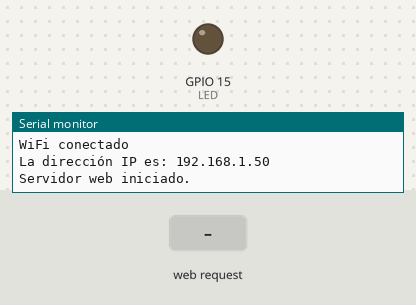
A sketch run on a simulated ESP32. Parts: output pins drawn as LEDs (lit = HIGH), the last lines printed to the serial monitor. The test bench sets the inputs (shaded band). WiFi joins after 1.5 s; servers stay silent unless stated.

Above: at 3.2 s.
3.3 s: HTTP request GET /on2 received
At 4.4 s:
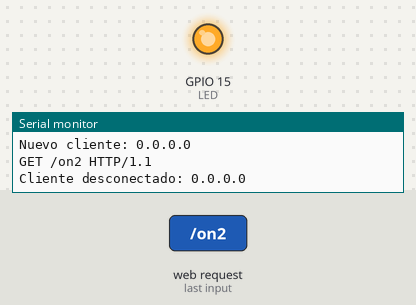
4.8 s: HTTP request GET /off2 received
At 5.6 s:
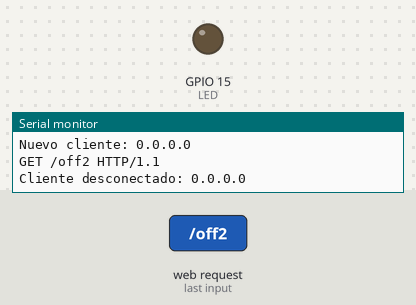
Timing chart, 0 to 7.8 s (numbered marks = the images above; inputs shaded):
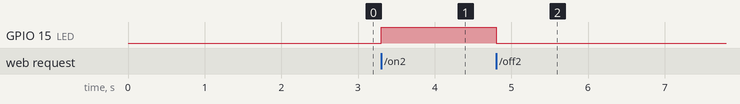

Measured:
- after the input at 3.3 s, GPIO 15 (LED): LOW → HIGH at once
- after the input at 4.8 s, GPIO 15 (LED): HIGH → LOW at once

The sketch:

05-LEDext.ino
```cpp
#include <WiFi.h>
#include <WiFiClient.h>

const char* ssid = "IoT";
const char* password = "1t3s0IoT23";
WiFiServer server(80);

// Usar el pin 15 GPIO
#define LED 15

String estado = "";

void setup() {
    Serial.begin(115200);
    pinMode(LED, OUTPUT);
    digitalWrite(LED, LOW);

    // Conectando a WiFi
    WiFi.begin(ssid, password);

    // Checa si esta conectado
    while (WiFi.status() != WL_CONNECTED) {
        delay(1000);
        Serial.print(".");
    }
    Serial.println("");
    Serial.println("WiFi conectado");
    Serial.print("La dirección IP es: ");
    Serial.println(WiFi.localIP()); // Muestra IP

    // Inicio del Servidor web.
    server.begin();
    Serial.println("Servidor web iniciado.");
}

void loop() {
    // Consulta si se ha conectado algún cliente.
    WiFiClient client = server.available();
    if (!client) {
        return;
    }
    Serial.print("Nuevo cliente: ");
    Serial.println(client.remoteIP());

    // Espera hasta que el cliente envíe datos.
    while (!client.available()) {
        delay(1);
    }

    // Lee la información enviada por el cliente.
    String req = client.readStringUntil('\r');
    Serial.println(req);

    // Realiza la petición del cliente.
    if (req.indexOf("/on2") != -1) {
        digitalWrite(LED, HIGH);
        estado = "Encendido";
    }
    if (req.indexOf("/off2") != -1) {
        digitalWrite(LED, LOW);
        estado = "Apagado";
    }

    // Página WEB.
    client.println("HTTP/1.1 200 OK");
    client.println("Content-Type: text/html");
    client.println(""); // Importante.
    client.println("<!DOCTYPE HTML>");
    client.println("<html>");
    client.println("<head><meta charset='utf-8'></head>");
    client.println("<body><center><font face='Arial'>");
    client.println("<h1>Servidor web con ESP32.</h1>");
    client.println("<h1>Ana Aguilar.</h1>");
    client.println("<h2><font color='#009900'>Webserver 1.0</font></h2>");
    client.println("<h3>Práctica botón</h3>");
    client.println("<br><br>");
    client.println("<a href='/on2'><button>Enciende LED</button></a>");
    client.println("<a href='/off2'><button>Apaga LED</button></a>");
    client.println("<br><br>");
    client.println(estado);
    client.println("</font></center></body></html>");

    Serial.print("Cliente desconectado: ");
    Serial.println(client.remoteIP());
    client.flush();
    client.stop();
}
```
